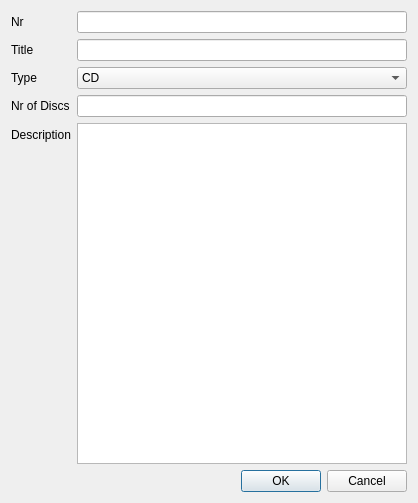
<?xml version="1.0" encoding="UTF-8"?>
<ui version="4.0">
 <class>DiscDialog</class>
 <widget class="QDialog" name="DiscDialog">
  <property name="geometry">
   <rect>
    <x>0</x>
    <y>0</y>
    <width>418</width>
    <height>503</height>
   </rect>
  </property>
  <property name="windowTitle">
   <string>Disc</string>
  </property>
  <layout class="QHBoxLayout" name="horizontalLayout">
   <item>
    <layout class="QVBoxLayout" name="verticalLayout">
     <item>
      <layout class="QFormLayout" name="formLayout">
       <item row="0" column="0">
        <widget class="QLabel" name="nrLabel">
         <property name="text">
          <string>Nr</string>
         </property>
        </widget>
       </item>
       <item row="0" column="1">
        <widget class="QLineEdit" name="nr"/>
       </item>
       <item row="1" column="0">
        <widget class="QLabel" name="titleLabel">
         <property name="text">
          <string>Title</string>
         </property>
        </widget>
       </item>
       <item row="1" column="1">
        <widget class="QLineEdit" name="title"/>
       </item>
       <item row="2" column="0">
        <widget class="QLabel" name="typeLabel">
         <property name="text">
          <string>Type</string>
         </property>
        </widget>
       </item>
       <item row="2" column="1">
        <widget class="QComboBox" name="type">
         <item>
          <property name="text">
           <string>CD</string>
          </property>
         </item>
         <item>
          <property name="text">
           <string>DVD</string>
          </property>
         </item>
         <item>
          <property name="text">
           <string>BluRay</string>
          </property>
         </item>
        </widget>
       </item>
       <item row="3" column="0">
        <widget class="QLabel" name="nrOfLabel">
         <property name="text">
          <string>Nr of Discs</string>
         </property>
        </widget>
       </item>
       <item row="3" column="1">
        <widget class="QLineEdit" name="nrOfDiscs"/>
       </item>
       <item row="4" column="0">
        <widget class="QLabel" name="descriptionLabel">
         <property name="text">
          <string>Description</string>
         </property>
        </widget>
       </item>
       <item row="4" column="1">
        <widget class="QTextEdit" name="description"/>
       </item>
      </layout>
     </item>
     <item>
      <widget class="QDialogButtonBox" name="buttonBox">
       <property name="orientation">
        <enum>Qt::Horizontal</enum>
       </property>
       <property name="standardButtons">
        <set>QDialogButtonBox::Cancel|QDialogButtonBox::Ok</set>
       </property>
      </widget>
     </item>
    </layout>
   </item>
  </layout>
 </widget>
 <resources/>
 <connections>
  <connection>
   <sender>buttonBox</sender>
   <signal>accepted()</signal>
   <receiver>DiscDialog</receiver>
   <slot>accept()</slot>
   <hints>
    <hint type="sourcelabel">
     <x>260</x>
     <y>490</y>
    </hint>
    <hint type="destinationlabel">
     <x>157</x>
     <y>274</y>
    </hint>
   </hints>
  </connection>
  <connection>
   <sender>buttonBox</sender>
   <signal>rejected()</signal>
   <receiver>DiscDialog</receiver>
   <slot>reject()</slot>
   <hints>
    <hint type="sourcelabel">
     <x>328</x>
     <y>490</y>
    </hint>
    <hint type="destinationlabel">
     <x>286</x>
     <y>274</y>
    </hint>
   </hints>
  </connection>
  <connection>
   <sender>nr</sender>
   <signal>editingFinished()</signal>
   <receiver>DiscDialog</receiver>
   <slot>nrFinished()</slot>
   <hints>
    <hint type="sourcelabel">
     <x>194</x>
     <y>25</y>
    </hint>
    <hint type="destinationlabel">
     <x>369</x>
     <y>21</y>
    </hint>
   </hints>
  </connection>
  <connection>
   <sender>title</sender>
   <signal>editingFinished()</signal>
   <receiver>DiscDialog</receiver>
   <slot>titleFinished()</slot>
   <hints>
    <hint type="sourcelabel">
     <x>228</x>
     <y>51</y>
    </hint>
    <hint type="destinationlabel">
     <x>368</x>
     <y>54</y>
    </hint>
   </hints>
  </connection>
  <connection>
   <sender>type</sender>
   <signal>currentIndexChanged(int)</signal>
   <receiver>DiscDialog</receiver>
   <slot>typeChanged(int)</slot>
   <hints>
    <hint type="sourcelabel">
     <x>181</x>
     <y>87</y>
    </hint>
    <hint type="destinationlabel">
     <x>367</x>
     <y>86</y>
    </hint>
   </hints>
  </connection>
  <connection>
   <sender>nrOfDiscs</sender>
   <signal>editingFinished()</signal>
   <receiver>DiscDialog</receiver>
   <slot>nrOfDiscsFinished()</slot>
   <hints>
    <hint type="sourcelabel">
     <x>237</x>
     <y>118</y>
    </hint>
    <hint type="destinationlabel">
     <x>343</x>
     <y>110</y>
    </hint>
   </hints>
  </connection>
  <connection>
   <sender>description</sender>
   <signal>textChanged()</signal>
   <receiver>DiscDialog</receiver>
   <slot>descriptionFinished()</slot>
   <hints>
    <hint type="sourcelabel">
     <x>183</x>
     <y>208</y>
    </hint>
    <hint type="destinationlabel">
     <x>71</x>
     <y>188</y>
    </hint>
   </hints>
  </connection>
 </connections>
 <slots>
  <slot>nrFinished()</slot>
  <slot>titleFinished()</slot>
  <slot>typeChanged(int)</slot>
  <slot>nrOfDiscsFinished()</slot>
  <slot>descriptionFinished()</slot>
 </slots>
</ui>
